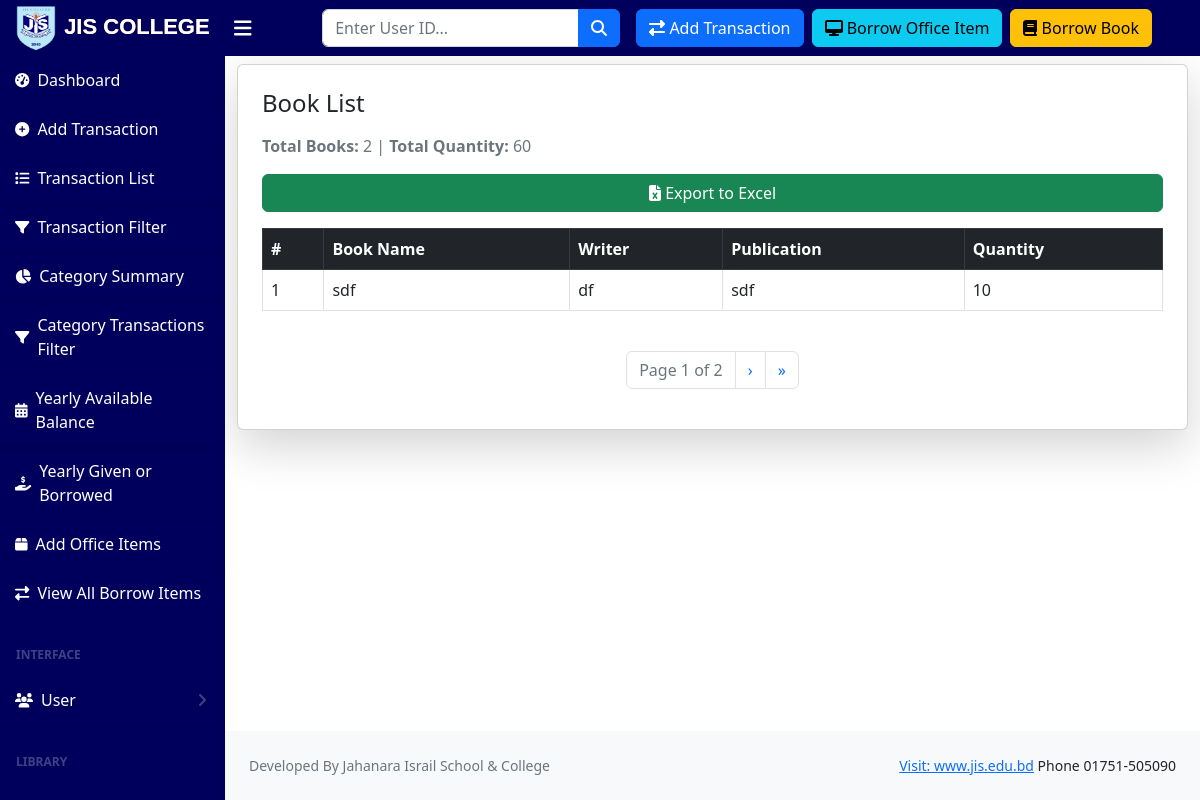
/books/ (signed in), run on an earlier commit of the app's database.
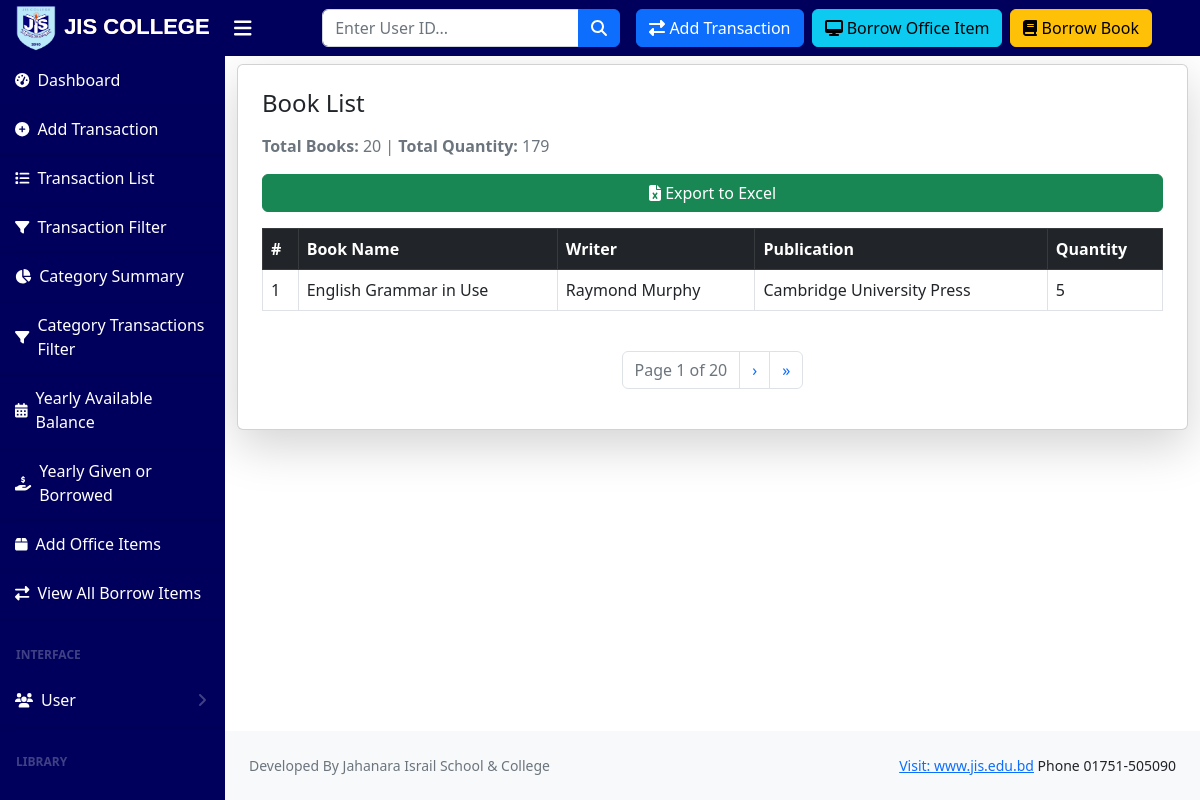
And on a later commit of the database.
### jisc_library/models.py (models this page shows, shortened)
class Book(models.Model):
    name = models.CharField(max_length=255, unique=True)
    writer = models.CharField(max_length=255, blank=True, null=True)
    publication = models.CharField(max_length=255, blank=True, null=True)
    quantity = models.PositiveIntegerField(default=1, blank=True, null=True)  # Total available copies

### jisc_library/views.py (the view)
# urls.py: path("books/", book_list_view, name="book_list"),
@user_passes_test(lambda u: u.is_superuser or u.is_staff, login_url='login')
def book_list_view(request):
    books = Book.objects.all()
    total_books = books.count()  # Count total books
    total_quantity = sum(book.quantity for book in books)  # Sum of all book quantities
    paginator = Paginator(books, 1)  # Show 10 books per page
    page_number = request.GET.get("page")
    page_obj = paginator.get_page(page_number)
    return render(request, "library/book_list.html", {
        "page_obj": page_obj,
        "total_books": total_books,
        "total_quantity": total_quantity,
    })

### templates/library/book_list.html (shortened to what this page needs)
{% extends 'base.html' %}
{% block content %}
<div class="container mt-2">
    <div class="card shadow-lg p-4">
        <h4 class="mb-3 text-darkblue">Book List</h4>
        <p class="text-muted">
            <strong>Total Books:</strong> {{ total_books }} |
            <strong>Total Quantity:</strong> {{ total_quantity }}
        </p>
        <a href="{% url 'export_books' %}" class="btn btn-success mb-3">
            <i class="fas fa-file-excel"></i> Export to Excel
        </a>
        <div class="table-responsive">
            <table class="table table-bordered table-hover">
                <thead class="table-dark">
                    <tr>
                        <th>#</th>
                        <th>Book Name</th>
                        <th>Writer</th>
                        <th>Publication</th>
                        <th>Quantity</th>
                    </tr>
                </thead>
                <tbody>
                    {% for book in page_obj %}
                        <tr>
                            <td>{{ forloop.counter }}</td>
                            <td>{{ book.name }}</td>
                            <td>{{ book.writer|default:"Unknown" }}</td>
                            <td>{{ book.publication|default:"Unknown" }}</td>
                            <td>{{ book.quantity }}</td>
                        </tr>
                    {% empty %}
                        <tr>
                            <td colspan="5" class="text-center">No books available</td>
                        </tr>
                    {% endfor %}
                </tbody>
            </table>
        </div>
        {% include 'pagination.html' %}
    </div>
</div>
{% endblock %}

What changed in the data, as far as the page shows it:
removed Book: name "sdf", writer "df", publication "sdf", quantity "10"
added Book: name "English Grammar in Use", writer "Raymond Murphy", publication "Cambridge University Press", quantity "5"
Also different on the page:
{{ total_books }}: "2" → "20"
{{ total_quantity }}: "60" → "179"
{{ page_obj.paginator.num_pages }}: "2" → "20"
